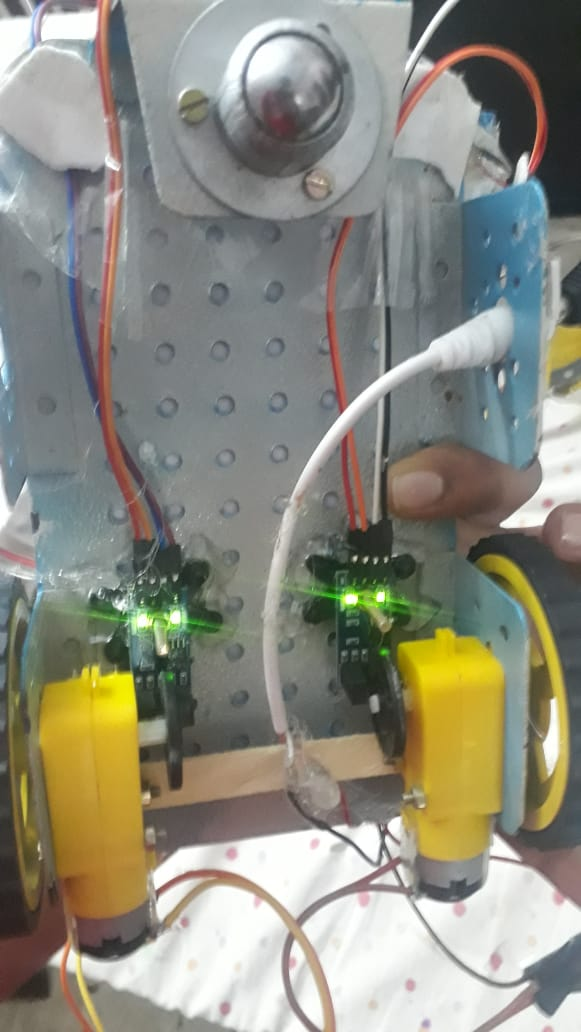
#> input picture bot images/bottom.jpeg, 581 x 1032 px, given in place of the camera
$ python final_rmi_phase1.py
#> lines starting #> are read from the running program, lines starting #| are printed output that depends on the picture; after the words box and inside, x2 and y2 are one past the last pixel; in counts of white or black regions, pixels touching at a corner belong together
import cv2, numpy as np
import time

# PHASE 1 ############################################################################################################################################################

cap = cv2.VideoCapture(0)
w = int(cap.get(3))
h = int(cap.get(4))
print(w, h)
black = np.ones((h, w, 3), np.uint8)
draw = np.ones((h, w, 3), np.uint8)
# draw = np.full((h,w,3),255,dtype=np.uint8)
minus_img = np.ones((h, w, 3), np.uint8)

k = 0
kk = 0
t = 0

pts = []
timer = 0


def time_up():
    global k, pts
    k = 0
    pts = []


kernel = np.ones((5, 5), np.uint8)

while cap.isOpened():
    ret, frame = cap.read()
#> frame is the input picture: shape (1032, 581, 3); mean B, G, R 126.6, 139.5, 140.2
    frame1 = frame.copy()
    blur_in = cv2.GaussianBlur(frame, (5, 5), 0)
    hsv = cv2.cvtColor(blur_in, cv2.COLOR_BGR2HSV)
#> hsv: shape (1032, 581, 3); mean H, S, V 62.5, 45.5, 147.4
    black_flip = cv2.flip(black, 1)

    g = np.uint8([[[0, 255, 0]]])
    green_l = np.array([50, 80, 100])
    green_h = np.array([70, 255, 255])

    mask = cv2.inRange(hsv, green_l, green_h)
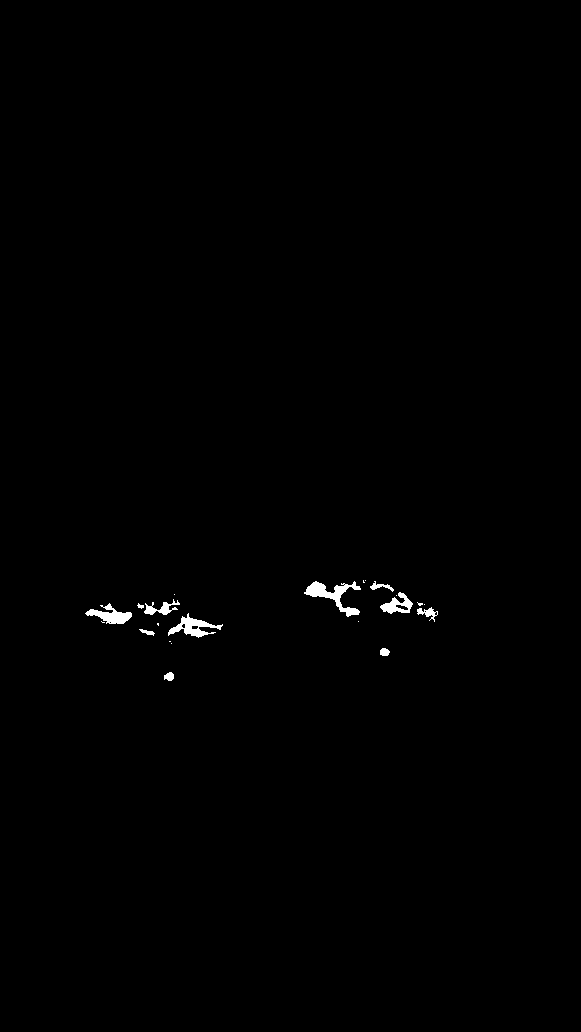
#> mask: shape (1032, 581); 0.45% white; 22 white regions (11 under 20 px), largest, box (x1, y1, x2, y2) and area: (304, 581, 361, 617) 677, (168, 613, 223, 638) 509, (85, 603, 132, 624) 452
    blur = cv2.medianBlur(mask, 5)
#> blur: shape (1032, 581); 0.42% white; 13 white regions (2 under 20 px), largest, box (x1, y1, x2, y2) and area: (305, 582, 360, 616) 673, (169, 616, 222, 637) 509, (86, 604, 132, 624) 448
    blur = cv2.GaussianBlur(blur, (5, 5), 0)
    adapth = cv2.adaptiveThreshold(blur, 255, cv2.ADAPTIVE_THRESH_MEAN_C, cv2.THRESH_BINARY, 11, 2)
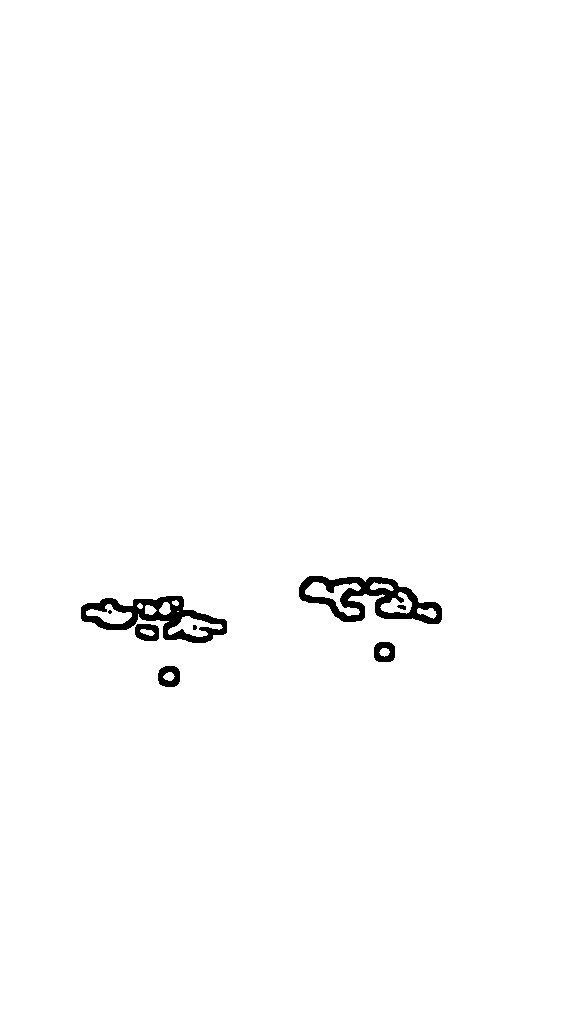
#> adapth: shape (1032, 581); 98.9% white; 8 black regions (2 under 20 px)

    contours, _ = cv2.findContours(adapth, cv2.RETR_TREE, cv2.CHAIN_APPROX_NONE)
#> contours = 23 contours, 3 with area under 20; largest, box (x1, y1, x2, y2) and area: (0, 0, 581, 1032) 597980, (298, 575, 443, 625) 4428, (80, 595, 228, 644) 4071, (305, 582, 361, 616) 610, (168, 616, 223, 637) 484

    # print(len(contours),"kkkk")

    cv2.drawContours(frame1, contours, -1, (255, 0, 0), 3)
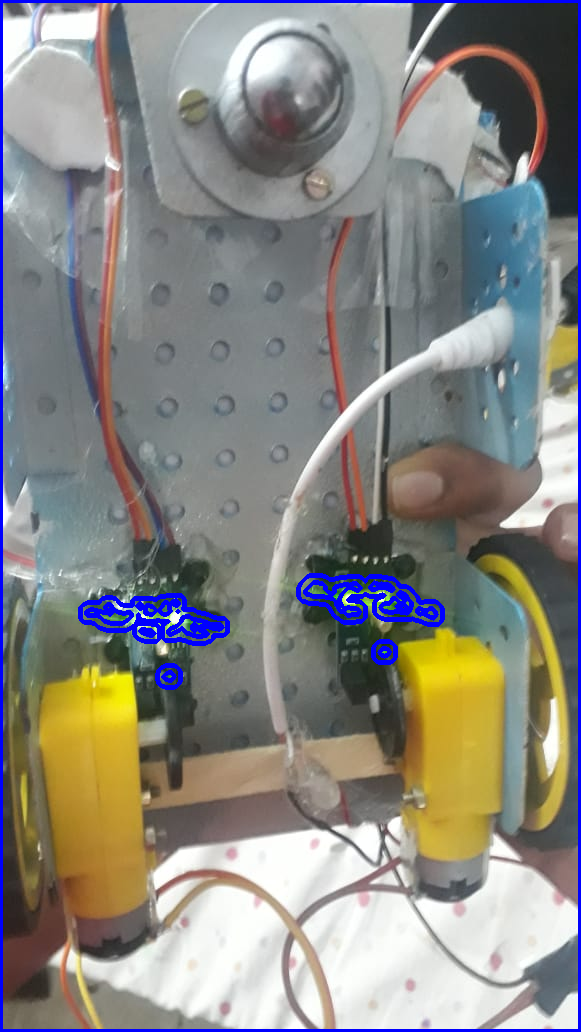
#> frame1: shape (1032, 581, 3); 3.05% of pixels changed, all inside (x1, y1, x2, y2) = (0, 0, 581, 1032)

    for contour in contours:
        if 500 < cv2.contourArea(contour) < 1500:
            print("in")
            (x, y), radius = cv2.minEnclosingCircle(contour)
            cv2.drawContours(frame, [contour], 0, (0, 255, 0), 3)
            pts.append((int(x), int(y)))

            t = 0
            if k > 0:
                cv2.line(draw, pts[k - 1], pts[k], (255, 255, 255), 3,
                         cv2.LINE_AA)  ###############################################################################################################
                cv2.line(black, pts[k - 1], pts[k], (255, 255, 0), 3)
                timer = round(time.time())
                k += 1
            if k == 0:
                k += 1
            print(k)
            cv2.circle(frame, (int(x), int(y)), int(radius), (255, 0, 0), 2)
            cv2.circle(frame, (int(x), int(y)), 1, (255, 0, 0), 2)
            # cv2.circle(black, (int(x), int(y)),8, (255,255, 255), -1)
            break
        else:

            if round(time.time()) == (timer + 2) and t == 0:
                print("time up", timer, time.time())
                t = 1
                k = 0
                pts = []
#> this loop made 23 passes
#> (x, y, radius, t, k) on pass 23: (333, 598.6, 29.33, 0, 1)
#> contour on pass 11: [[177, 611], [178, 611]]
#| in
#| 1
#> black: shape (1032, 581, 3); every value is 1
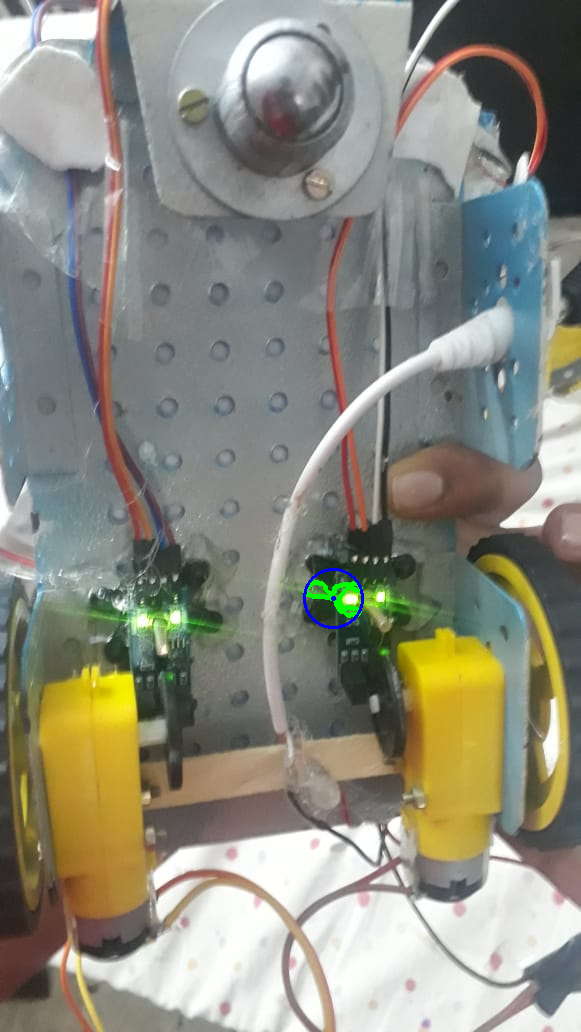
#> frame: shape (1032, 581, 3); 0.22% of pixels changed, all inside (x1, y1, x2, y2) = (303, 568, 364, 629)
#> after the loop, k = 1; pts = [(333, 598)]

    flip = cv2.flip(frame, 1)
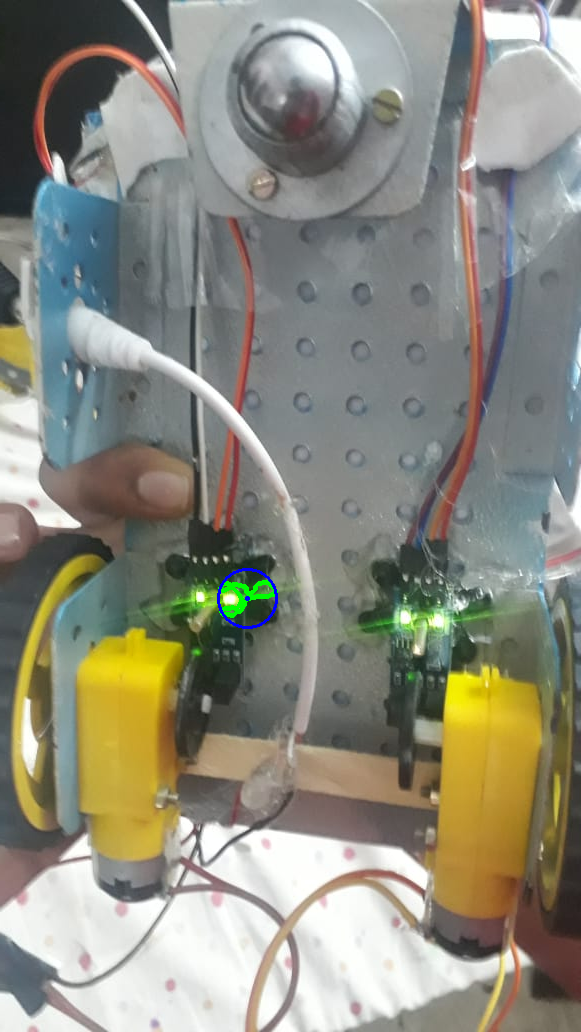
#> flip: shape (1032, 581, 3); mean B, G, R 126.7, 139.6, 140
    fin = cv2.add(flip, black_flip)
    cv2.line(minus_img, (0, 240), (640, 240), (0, 0, 255), 2)

    fin = cv2.addWeighted(fin, 0.7, minus_img, 0.3, 0)
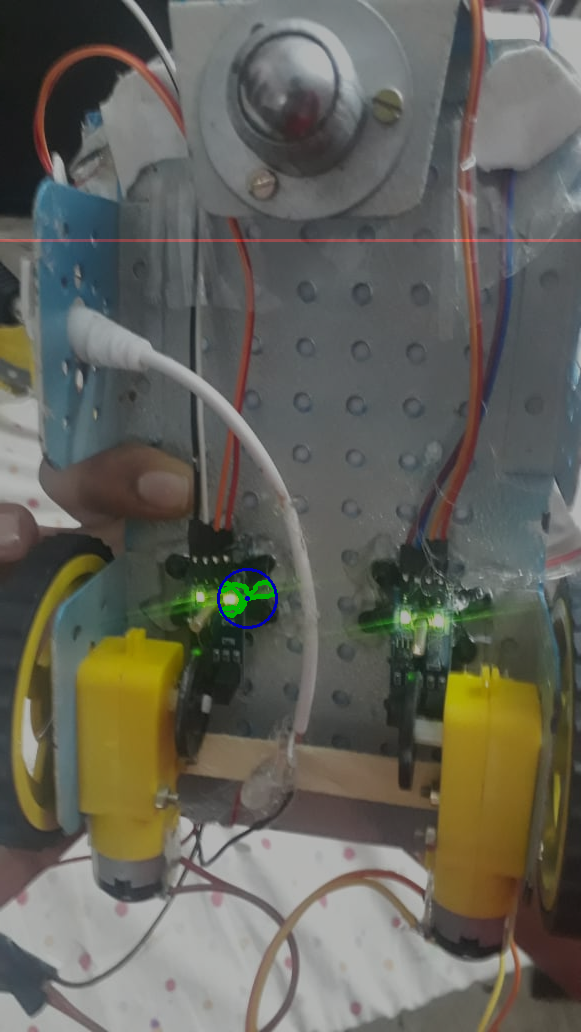
#> fin: shape (1032, 581, 3); mean B, G, R 89.7, 98.7, 99.2
    draw1 = cv2.flip(draw, 1)

    # print(green_h,green_l)
    cv2.imshow("frame", frame)
    cv2.imshow("mask", mask)
    # cv2.imshow("open",open)
    # cv2.imshow("erode", erode)
    cv2.imshow("blur", blur)
    cv2.imshow("adapt_thresh", adapth)
    cv2.imshow("flip", flip)
    cv2.imshow("bflip", black_flip)
    cv2.imshow("final", fin)
    cv2.imshow("finak", draw1)

    # cv2.imshow("dilate", dilate)
    # cv2.imshow("frame1", frame1)

    if cv2.waitKey(1) & 0xFF == ord('b'):
#> (key Esc is pressed here)
        break

cap.release()

print(pts)

cv2.destroyAllWindows()

cv2.imwrite("digit.png", draw1)

$ run again, on bot images/encoder_IR.jpeg
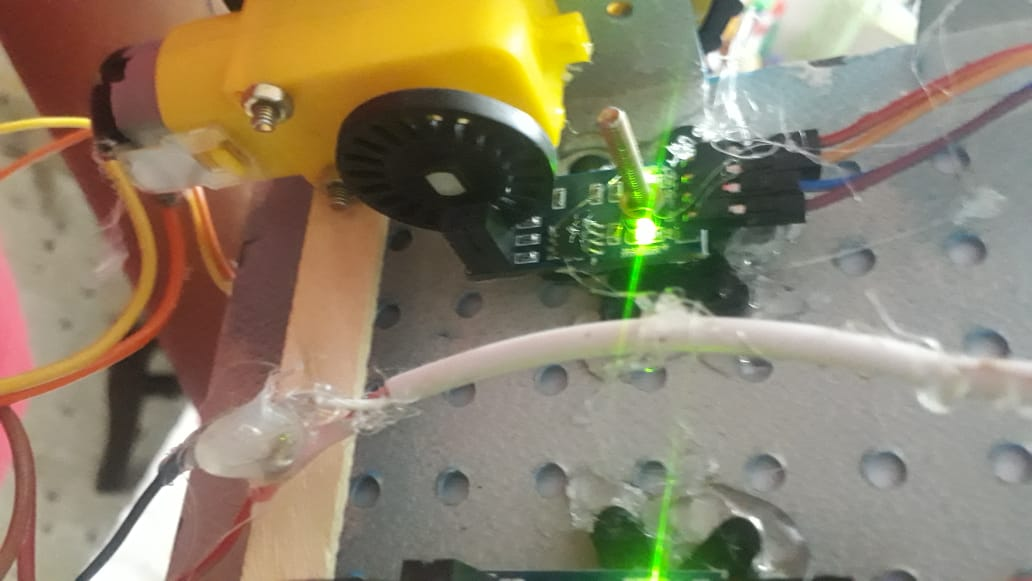
#> input picture bot images/encoder_IR.jpeg, 1032 x 581 px, given in place of the camera
#> frame is the input picture: shape (581, 1032, 3); mean B, G, R 106.9, 131.2, 141.6
#> hsv: shape (581, 1032, 3); mean H, S, V 35.3, 69.4, 146.6
#> mask: shape (581, 1032); 1.5% white; 31 white regions (24 under 20 px), largest, box (x1, y1, x2, y2) and area: (577, 125, 700, 320) 5506, (593, 510, 721, 581) 2998, (546, 156, 558, 176) 109
#> adapth: shape (581, 1032); 98.2% white; 7 black regions
#> contours = 29 contours, 8 with area under 20; largest, box (x1, y1, x2, y2) and area: (0, 0, 1032, 581) 592542, (574, 118, 706, 327) 13530, (582, 125, 700, 293) 4622, (595, 518, 714, 581) 2690, (541, 151, 565, 181) 560
#> frame1: shape (581, 1032, 3); 3.93% of pixels changed, all inside (x1, y1, x2, y2) = (0, 0, 1032, 581)
#> the loop `for contour in contours:` made 11 passes
#> (x, y, radius, t, k) on pass 11: (551.8, 165.1, 16.13, 0, 1)
#> (printed output is left out)
#> after the loop `for contour in contours:`:
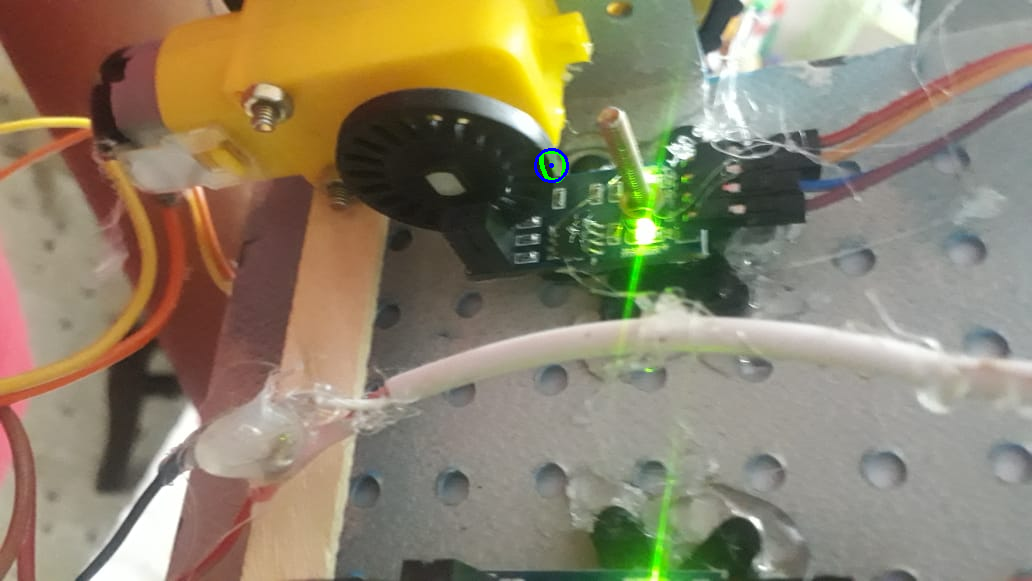
#> frame: shape (581, 1032, 3); 0.1% of pixels changed, all inside (x1, y1, x2, y2) = (534, 148, 569, 183)
#> after the loop `for contour in contours:`: k = 1; pts = [(551, 165)]
#> `fin = cv2.addWeighted(fin, 0.7, minus_img, 0.3, 0)`:
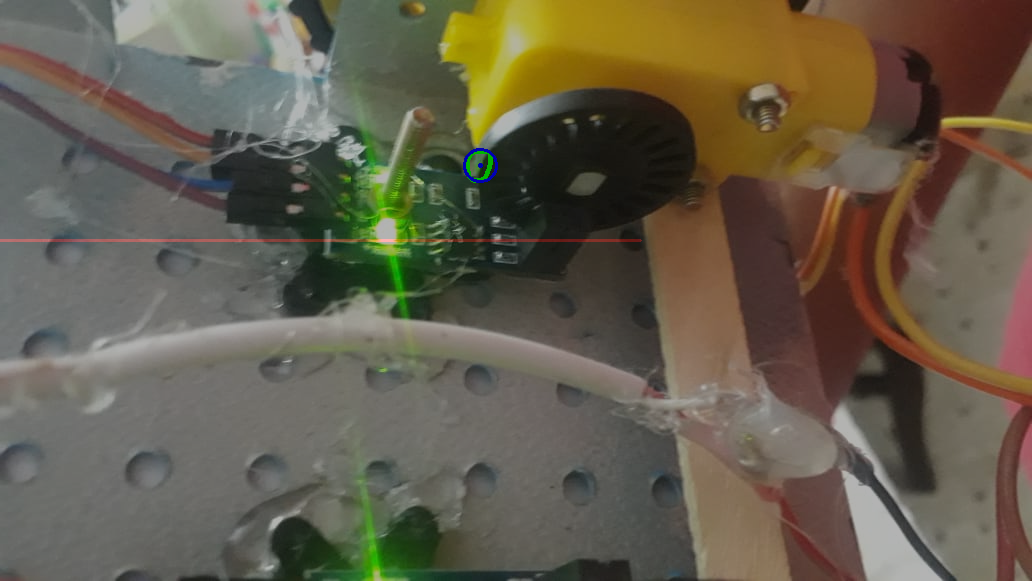
#> fin: shape (581, 1032, 3); mean B, G, R 75.9, 92.9, 100.3
